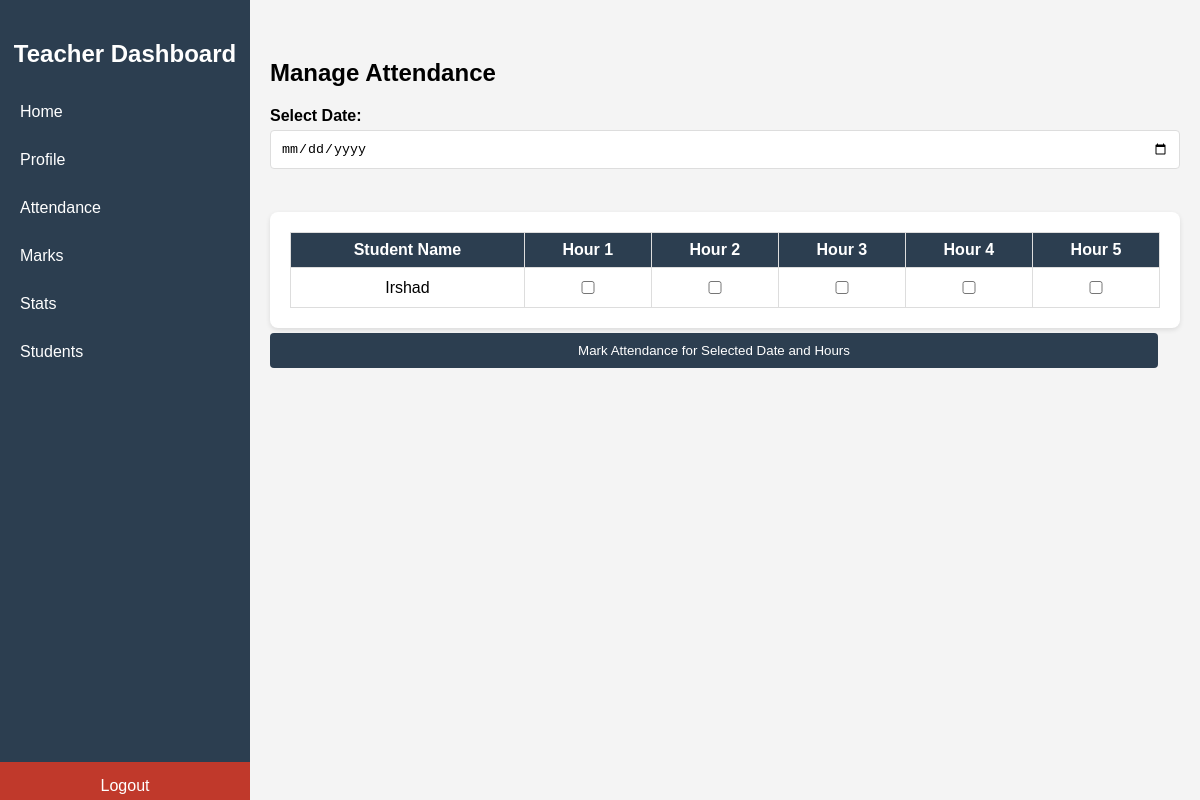
The app's page /teacher-attendance/, older data.
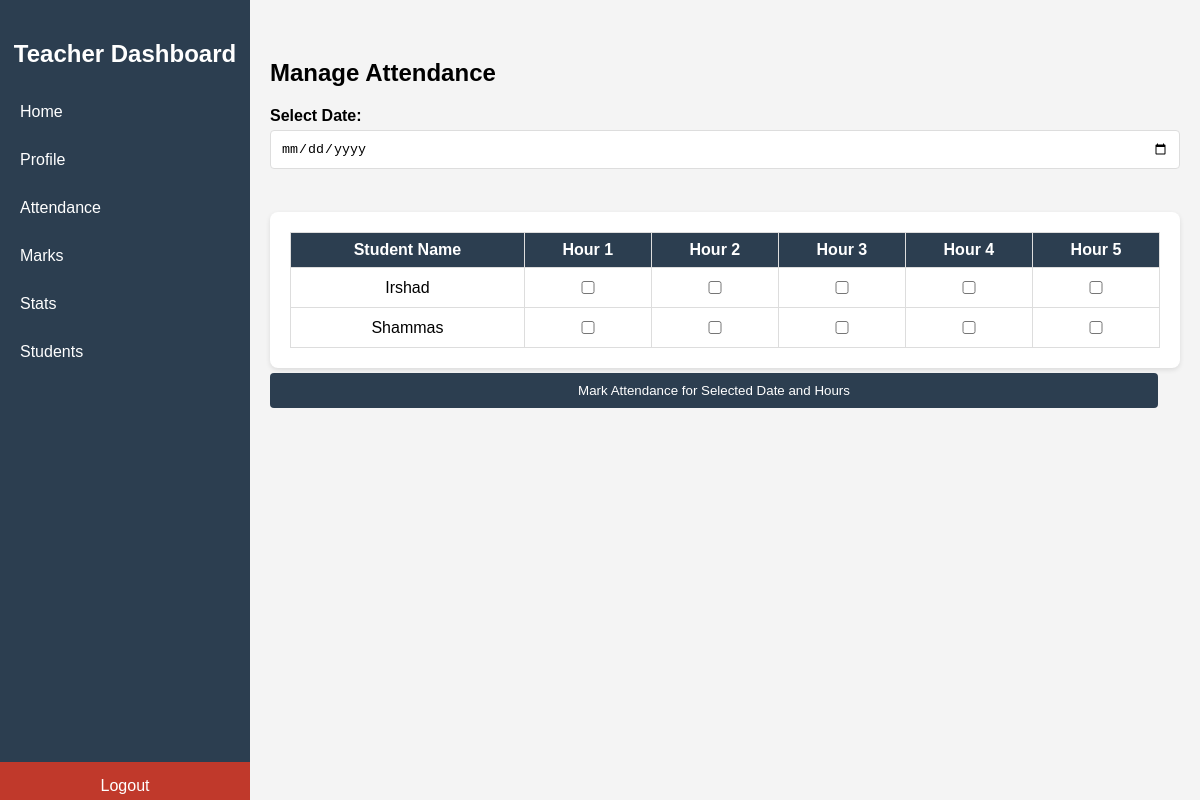
The same page, newer data.
### GradeWireapp/models.py (models this page shows, shortened)
class Student(models.Model):
    name = models.CharField(max_length=30)
    Class = models.CharField(max_length=20)
    department = models.CharField(max_length=30)
    register_id = models.CharField(max_length=30,unique=True)
    mobile = models.CharField(max_length=10)  # Changed from IntegerField to CharField
    email = models.EmailField(unique=True)
    parent = models.CharField(max_length=30)
    parent_no = models.CharField(max_length=10)  # Changed from IntegerField to CharField
    password = models.CharField(max_length=15)
    full_day_attendance = models.PositiveIntegerField(default=0)  # To store full-day attendance count

### GradeWireapp/views.py (the view, shortened to what this page needs)
# urls.py: path('teacher-attendance/', views.teacher_attendance_view,name='teachStAttendance'),
def teacher_attendance_view(request):
    students = Student.objects.all()
    context = {
        'students': students,
        'hours': range(1, 6),  # Hours 1 to 5
    }
    return render(request, 'teach_st_attendance.html', context)

### templates/teach_st_attendance.html (shortened to what this page needs)
{% load static %}
<!DOCTYPE html>
<html lang="en">
<head>
    <link rel="stylesheet" type="text/css" href="{% static 'assets/css/teach-style.css'%}">
</head>
<body>
        <div class="menu-toggle" onclick="toggleSidebar()">☰ Menu</div>
        <div class="sidebar">
            <h2>Teacher Dashboard</h2>
            <a href="{% url 'teachHome' %}" >Home</a>
            <a href="{% url 'teacherProfile' %}" >Profile</a>
            <a href="{% url 'teachStAttendance' %}" >Attendance</a>
            <a href="{% url 'teachStMarks' %}" >Marks</a>
            <a href="{% url 'teachStStats' %}">Stats</a>
            <a href="{% url 'StudentDetail' %}" >Students</a>
            <a href="{% url 'logout' %}" class="logout" id="logoutButton">Logout</a>
        </div>
        <div class="main-content">
    <div id="attendance" class="section">
        <h2>Manage Attendance</h2>
        <form id="attendanceForm" method="POST">
            <label for="date">Select Date:</label>
            <input type="date" id="date" name="date"><br><br>
             <div class="attendance-table">
            <table >
                <thead>
                    <tr>
                        <th>Student Name</th>
                        <th>Hour 1</th>
                        <th>Hour 2</th>
                        <th>Hour 3</th>
                        <th>Hour 4</th>
                        <th>Hour 5</th>
                    </tr>
                </thead>
                <tbody>
                    {% for student in students %}
                    <tr>
                        <td>{{ student.name }}</td>
                        {% for hour in hours %}
                        <td>
                            <input
                                type="checkbox"
                                id="{{ student.register_id }}-hour-{{ hour }}"
                                name="attendance-{{ student.register_id }}-hour-{{ hour }}">
                        </td>
                        {% endfor %}
                    </tr>
                   {% endfor %}
                </tbody>
            </table>
        </div>
            <button type="submit">Mark Attendance for Selected Date and Hours</button>
        </form>
    </div>
    </div>
</body>
</html>

Row changes from the older to the newer data that the page shows:
added Student: name "Shammas"
